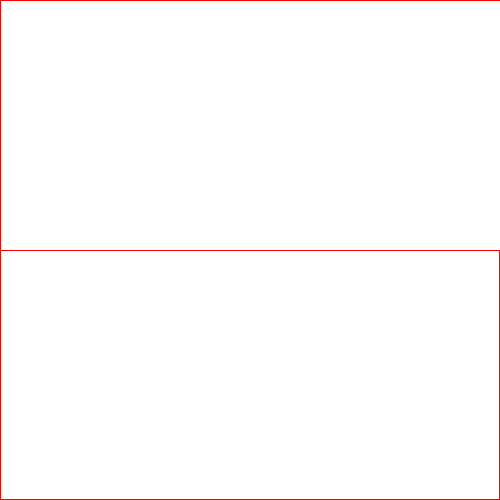
Frame 1 (no input)
Frame 60 (the mouse pressed at the canvas centre just before this capture): identical to frame 1, image omitted
Frame 120 (the mouse held since frame 60 and released just before this capture): identical to frame 1, image omitted

The Processing sketch that drew this single still picture (run headless with seeded random() and noise(); from frame 60 on, the mouse is pressed at the canvas centre):

// Processing sketch: rectMode_
// ── rectMode_.pde
/*
 * Spencer Mathews
 */

float zoom = 1;

void setup() {
  size(500, 500);
}

void draw() {
  background(255);

  stroke(255, 0, 0);
  strokeWeight(1);
  fill(255);
  scale(zoom);
  rectMode(CORNER);  // default
  rect(0, 0, width/zoom, height/2/zoom);
  rectMode(CORNERS);
  rect(0, height/2, width-1, height-1);
}
